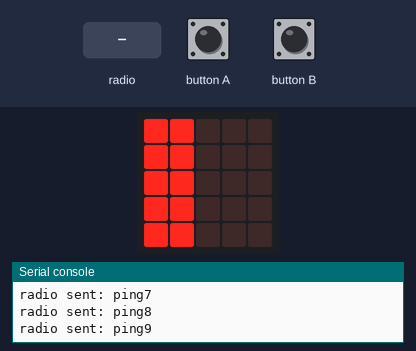
This program was run on a simulated BBC micro:bit (MakeCode). Shown: the board's 5×5 LED display, the last lines printed to the serial console. Inputs (shaded band) come from the test bench. No radio messages arrive unless stated (any console line starting 'radio sent:' is added by the test bench).

Above: at 1.7 s.
1.8 s: button A pressed for 0.15 s
At 1.96 s:
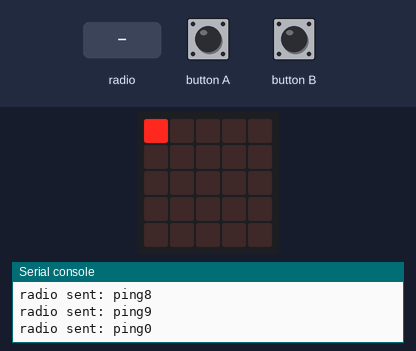
2.5 s: radio message "pong" arrives
At 3.7 s:
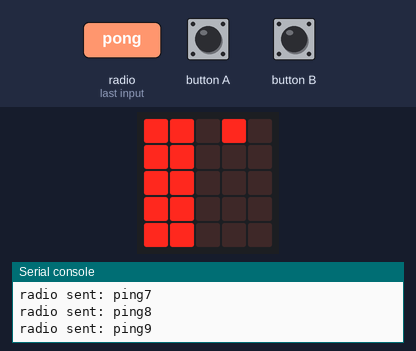
4.0 s: button B pressed for 0.15 s
At 5.3 s:
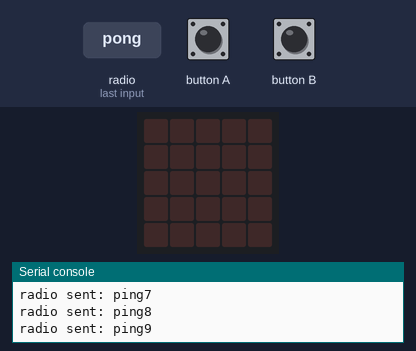
5.6 s: radio message "pong" arrives
At 6.0 s:
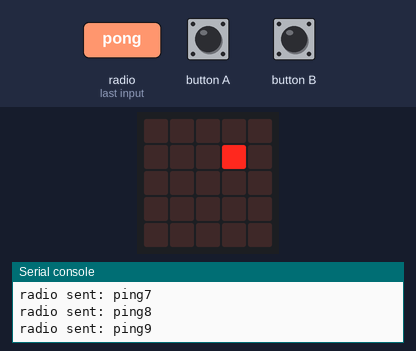
7.1 s: radio message "pong" arrives
At 8.3 s:
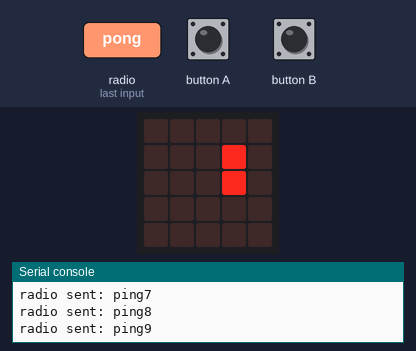
8.6 s: radio message "pong" arrives
At 9.5 s:
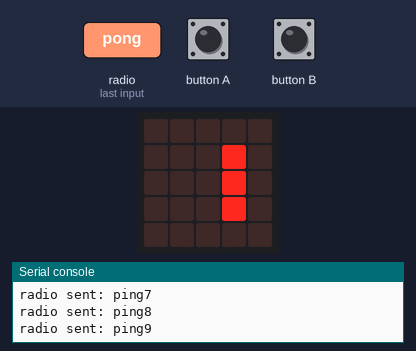
Timing chart, 0 to 11.1 s (numbered marks = the images above; inputs shaded):
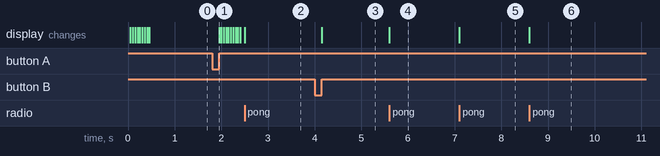

Measured:
- after the input at 1.8 s, the display: changes after 0.15 s (image 1)
- after the input at 2.5 s, the display: changes at once (image 2)
- after the input at 4.0 s, the display: changes after 0.15 s (image 3)
- after the input at 5.6 s, the display: changes at once (image 4)
- after the input at 7.1 s, the display: changes at once (image 5)
- after the input at 8.6 s, the display: changes at once (image 6)

The program:

main.ts
```typescript
function Pong_progress_bar (tall: number) {
    if (tall < 5) {
        led.plot(3, tall)
    } else {
        led.plot(4, tall - 5)
    }
}
function Ping_progress_bar (tall: number) {
    if (tall < 5) {
        led.plot(0, tall)
    } else {
        led.plot(1, tall - 5)
    }
}
// Testing: Kjør nytt opprop
input.onButtonPressed(Button.A, function () {
    pling_folkens(10)
})
function pling_folkens (num: number) {
    basic.clearScreen()
    for (let indeks = 0; indeks <= num - 1; indeks++) {
        Ping_progress_bar(indeks)
        radio.sendString("ping" + convertToText(indeks))
        basic.pause(50)
    }
}
radio.onReceivedString(function (receivedString) {
    if (receivedString.includes("pong")) {
        // Klipper vekk "pong" fra svaret, så kun IDtallet gjenstår
        pongListe.push(receivedString.substr(4, 10))
        Pong_progress_bar(pongListe.length - 1)
    }
})
// List opp alle som har svart at de er våken
input.onButtonPressed(Button.B, function () {
    for (let value of pongListe) {
        basic.showString("" + (value))
    }
})
let pongListe: string[] = []
radio.setGroup(1)
radio.sendString("GOD MORGEN")
pongListe = []
pling_folkens(10)
```

test.ts
```typescript
// testene settes inn her; disse vil ikke kompilert så lenge denne pakken blir brukt som en utvidelse.
```
